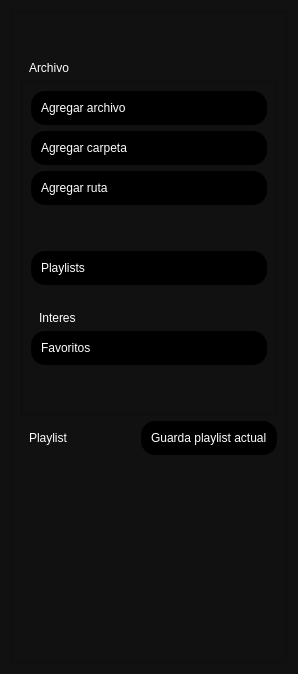
         <widget class="QWidget" name="widgetLibrary">
          <property name="styleSheet">
           <string notr="true">QWidget {

	background-color : #111111;

}</string>
          </property>
          <layout class="QGridLayout" name="gridLayout_7">
           <item row="0" column="0">
            <widget class="QFrame" name="frameLibraryContent">
             <property name="styleSheet">
              <string notr="true">QFrame {

	background-color : #111111;
}</string>
             </property>
             <property name="frameShape">
              <enum>QFrame::StyledPanel</enum>
             </property>
             <property name="frameShadow">
              <enum>QFrame::Raised</enum>
             </property>
             <layout class="QGridLayout" name="gridLayout_13">
              <item row="1" column="0">
               <widget class="QLabel" name="labelFileOptions">
                <property name="styleSheet">
                 <string notr="true">QLabel {
	font : 77 18pt &quot;Microsoft JhengHei UI&quot;;
	color : #FFFFFF;
	border-radius : 0px;
	text-align : left;
	padding-left: 5px;
}

QLabel::hover {
	color : #4F6FA0;
}
</string>
                </property>
                <property name="text">
                 <string>Archivo</string>
                </property>
               </widget>
              </item>
              <item row="4" column="0" colspan="2">
               <widget class="QListView" name="listViewPlaylist">
                <property name="styleSheet">
                 <string notr="true">QListView {
	font : 77 13pt &quot;Microsoft JhengHei UI&quot;;
	color : #FFFFFF;
	border-radius : 0px;
	text-align : left;
	padding-left: 5px;
}

QListView::hover {
	color : #4F6FA0;
}</string>
                </property>
                <property name="frameShadow">
                 <enum>QFrame::Plain</enum>
                </property>
                <property name="dragEnabled">
                 <bool>true</bool>
                </property>
                <property name="dragDropMode">
                 <enum>QAbstractItemView::DragDrop</enum>
                </property>
                <property name="defaultDropAction">
                 <enum>Qt::MoveAction</enum>
                </property>
                <property name="alternatingRowColors">
                 <bool>true</bool>
                </property>
                <property name="resizeMode">
                 <enum>QListView::Fixed</enum>
                </property>
                <property name="layoutMode">
                 <enum>QListView::SinglePass</enum>
                </property>
                <property name="itemAlignment">
                 <set>Qt::AlignLeading</set>
                </property>
               </widget>
              </item>
              <item row="3" column="0">
               <widget class="QLabel" name="labelPlaylist">
                <property name="styleSheet">
                 <string notr="true">QLabel {
	font : 77 18pt &quot;Microsoft JhengHei UI&quot;;
	color : #FFFFFF;
	border-radius : 0px;
	text-align : left;
	padding-left: 5px;
}

QLabel::hover {
	color : #4F6FA0;
}
</string>
                </property>
                <property name="text">
                 <string>Playlist</string>
                </property>
               </widget>
              </item>
              <item row="2" column="0" colspan="2">
               <widget class="QFrame" name="frameOptions">
                <property name="frameShape">
                 <enum>QFrame::StyledPanel</enum>
                </property>
                <property name="frameShadow">
                 <enum>QFrame::Raised</enum>
                </property>
                <layout class="QGridLayout" name="gridLayout_15">
                 <item row="2" column="0">
                  <widget class="QPushButton" name="pushButtonAddDirectory">
                   <property name="styleSheet">
                    <string notr="true">QPushButton{
	background-color: #000000;

	border-top-left-radius: 14px;
	border-bottom-left-radius: 14px;
	border-top-right-radius: 14px;
	border-bottom-right-radius: 14px;

	font : 75 12pt &quot;Microsoft JhengHei UI&quot; bold;
	color: #FFFFFF;
	padding : 10px;

	text-align : left;
}

QPushButton:hover{
	background-color: #222222;
	border-top-left-radius: 14px;	
	border-bottom-left-radius: 14px;
	border-top-right-radius: 14px;
	border-bottom-right-radius: 14px;

	font : 75 12pt &quot;Microsoft JhengHei UI&quot; bold;
	color: #FFFFFF;
	text-align : left;

}</string>
                   </property>
                   <property name="text">
                    <string>Agregar carpeta</string>
                   </property>
                   <property name="icon">
                    <iconset>
                     <normaloff>../img/icons/24x24/cil-folder-open.png</normaloff>../img/icons/24x24/cil-folder-open.png</iconset>
                   </property>
                   <property name="iconSize">
                    <size>
                     <width>24</width>
                     <height>24</height>
                    </size>
                   </property>
                  </widget>
                 </item>
                 <item row="1" column="0">
                  <widget class="QPushButton" name="pushButtonAddFile">
                   <property name="styleSheet">
                    <string notr="true">QPushButton{
	background-color: #000000;

	border-top-left-radius: 14px;
	border-bottom-left-radius: 14px;
	border-top-right-radius: 14px;
	border-bottom-right-radius: 14px;

	font : 75 12pt &quot;Microsoft JhengHei UI&quot; bold;
	color: #FFFFFF;
	padding : 10px;

	text-align : left;
}

QPushButton:hover{
	background-color: #222222;
	border-top-left-radius: 14px;	
	border-bottom-left-radius: 14px;
	border-top-right-radius: 14px;
	border-bottom-right-radius: 14px;

	font : 75 12pt &quot;Microsoft JhengHei UI&quot; bold;
	color: #FFFFFF;
	text-align : left;

}</string>
                   </property>
                   <property name="text">
                    <string>Agregar archivo</string>
                   </property>
                   <property name="icon">
                    <iconset>
                     <normaloff>../img/icons/24x24/cil-music-note.png</normaloff>../img/icons/24x24/cil-music-note.png</iconset>
                   </property>
                   <property name="iconSize">
                    <size>
                     <width>24</width>
                     <height>24</height>
                    </size>
                   </property>
                  </widget>
                 </item>
                 <item row="4" column="0">
                  <spacer name="verticalSpacer_9">
                   <property name="orientation">
                    <enum>Qt::Vertical</enum>
                   </property>
                   <property name="sizeHint" stdset="0">
                    <size>
                     <width>20</width>
                     <height>40</height>
                    </size>
                   </property>
                  </spacer>
                 </item>
                 <item row="6" column="0">
                  <spacer name="verticalSpacer_6">
                   <property name="orientation">
                    <enum>Qt::Vertical</enum>
                   </property>
                   <property name="sizeType">
                    <enum>QSizePolicy::Fixed</enum>
                   </property>
                   <property name="sizeHint" stdset="0">
                    <size>
                     <width>20</width>
                     <height>20</height>
                    </size>
                   </property>
                  </spacer>
                 </item>
                 <item row="9" column="0">
                  <spacer name="verticalSpacer_7">
                   <property name="orientation">
                    <enum>Qt::Vertical</enum>
                   </property>
                   <property name="sizeHint" stdset="0">
                    <size>
                     <width>20</width>
                     <height>40</height>
                    </size>
                   </property>
                  </spacer>
                 </item>
                 <item row="8" column="0">
                  <widget class="QPushButton" name="pushButtonFavorites">
                   <property name="styleSheet">
                    <string notr="true">QPushButton{
	background-color: #000000;

	border-top-left-radius: 14px;
	border-bottom-left-radius: 14px;
	border-top-right-radius: 14px;
	border-bottom-right-radius: 14px;

	font : 75 12pt &quot;Microsoft JhengHei UI&quot; bold;
	color: #FFFFFF;
	padding : 10px;

	text-align : left;
}

QPushButton:hover{
	background-color: #222222;
	border-top-left-radius: 14px;	
	border-bottom-left-radius: 14px;
	border-top-right-radius: 14px;
	border-bottom-right-radius: 14px;

	font : 75 12pt &quot;Microsoft JhengHei UI&quot; bold;
	color: #FFFFFF;
	text-align : left;

}</string>
                   </property>
                   <property name="text">
                    <string>Favoritos</string>
                   </property>
                   <property name="icon">
                    <iconset>
                     <normaloff>../img/icons/24x24/cil-heart.png</normaloff>../img/icons/24x24/cil-heart.png</iconset>
                   </property>
                   <property name="iconSize">
                    <size>
                     <width>24</width>
                     <height>24</height>
                    </size>
                   </property>
                  </widget>
                 </item>
                 <item row="3" column="0">
                  <widget class="QPushButton" name="pushButtonAddPath">
                   <property name="styleSheet">
                    <string notr="true">QPushButton{
	background-color: #000000;

	border-top-left-radius: 14px;
	border-bottom-left-radius: 14px;
	border-top-right-radius: 14px;
	border-bottom-right-radius: 14px;

	font : 75 12pt &quot;Microsoft JhengHei UI&quot; bold;
	color: #FFFFFF;
	padding : 10px;

	text-align : left;
}

QPushButton:hover{
	background-color: #222222;
	border-top-left-radius: 14px;	
	border-bottom-left-radius: 14px;
	border-top-right-radius: 14px;
	border-bottom-right-radius: 14px;

	font : 75 12pt &quot;Microsoft JhengHei UI&quot; bold;
	color: #FFFFFF;
	text-align : left;

}</string>
                   </property>
                   <property name="text">
                    <string>Agregar ruta</string>
                   </property>
                   <property name="icon">
                    <iconset>
                     <normaloff>../img/icons/24x24/cil-plus.png</normaloff>../img/icons/24x24/cil-plus.png</iconset>
                   </property>
                   <property name="iconSize">
                    <size>
                     <width>24</width>
                     <height>24</height>
                    </size>
                   </property>
                  </widget>
                 </item>
                 <item row="5" column="0">
                  <widget class="QPushButton" name="pushButtonPlaylists">
                   <property name="styleSheet">
                    <string notr="true">QPushButton{
	background-color: #000000;

	border-top-left-radius: 14px;
	border-bottom-left-radius: 14px;
	border-top-right-radius: 14px;
	border-bottom-right-radius: 14px;

	font : 75 12pt &quot;Microsoft JhengHei UI&quot; bold;
	color: #FFFFFF;
	padding : 10px;

	text-align : left;
}

QPushButton:hover{
	background-color: #222222;
	border-top-left-radius: 14px;	
	border-bottom-left-radius: 14px;
	border-top-right-radius: 14px;
	border-bottom-right-radius: 14px;

	font : 75 12pt &quot;Microsoft JhengHei UI&quot; bold;
	color: #FFFFFF;
	text-align : left;

}</string>
                   </property>
                   <property name="text">
                    <string>Playlists</string>
                   </property>
                   <property name="icon">
                    <iconset>
                     <normaloff>../img/icons/24x24/cil-list.png</normaloff>../img/icons/24x24/cil-list.png</iconset>
                   </property>
                   <property name="iconSize">
                    <size>
                     <width>24</width>
                     <height>24</height>
                    </size>
                   </property>
                  </widget>
                 </item>
                 <item row="7" column="0" alignment="Qt::AlignLeft">
                  <widget class="QLabel" name="labelInterests">
                   <property name="styleSheet">
                    <string notr="true">QLabel {
	font : 77 18pt &quot;Microsoft JhengHei UI&quot;;
	color : #FFFFFF;
	border-radius : 0px;
	text-align : left;
	padding-left: 5px;
}

QLabel::hover {
	color : #4F6FA0;
}
</string>
                   </property>
                   <property name="text">
                    <string>Interes</string>
                   </property>
                  </widget>
                 </item>
                </layout>
               </widget>
              </item>
              <item row="0" column="0" colspan="2">
               <spacer name="verticalSpacer_8">
                <property name="orientation">
                 <enum>Qt::Vertical</enum>
                </property>
                <property name="sizeType">
                 <enum>QSizePolicy::Fixed</enum>
                </property>
                <property name="sizeHint" stdset="0">
                 <size>
                  <width>20</width>
                  <height>40</height>
                 </size>
                </property>
               </spacer>
              </item>
              <item row="3" column="1">
               <widget class="QPushButton" name="pushButton">
                <property name="styleSheet">
                 <string notr="true">QPushButton{
	background-color: #000000;

	border-top-left-radius: 14px;
	border-bottom-left-radius: 14px;
	border-top-right-radius: 14px;
	border-bottom-right-radius: 14px;

	font : 75 12pt &quot;Microsoft JhengHei UI&quot; bold;
	color: #FFFFFF;
	padding : 10px;

	text-align : left;
}

QPushButton:hover{
	background-color: #222222;
	border-top-left-radius: 14px;	
	border-bottom-left-radius: 14px;
	border-top-right-radius: 14px;
	border-bottom-right-radius: 14px;

	font : 75 12pt &quot;Microsoft JhengHei UI&quot; bold;
	color: #FFFFFF;
	text-align : left;

}</string>
                </property>
                <property name="text">
                 <string>Guarda playlist actual</string>
                </property>
                <property name="icon">
                 <iconset>
                  <normaloff>../img/icons/24x24/cil-library-add.png</normaloff>../img/icons/24x24/cil-library-add.png</iconset>
                </property>
                <property name="iconSize">
                 <size>
                  <width>24</width>
                  <height>24</height>
                 </size>
                </property>
               </widget>
              </item>
             </layout>
            </widget>
           </item>
          </layout>
         </widget>
